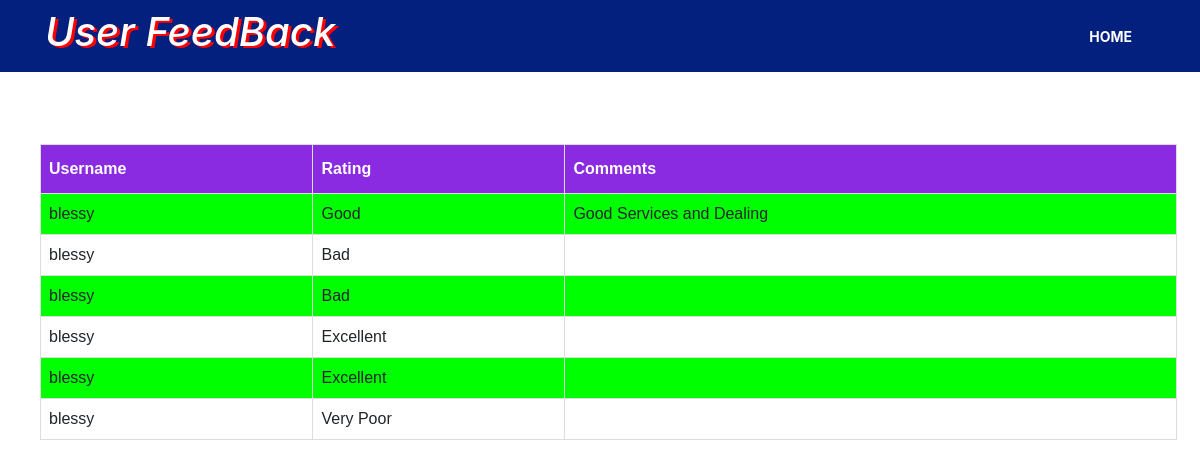
Screenshot of /viewadminfeedback with the database file from the repository.
### c1/models.py (models this page shows)
class feedback1(models.Model):
    name = models.CharField(max_length=100)
    email = models.CharField(max_length=100)
    comment = models.CharField(max_length=100)
    rate = models.CharField(max_length=100)

### c1/views.py (the view)
# urls.py: path('viewadminfeedback', views.viewadminfeedback, name='viewadminfeedback'),
def viewadminfeedback(request):
    userlist = feedback1.objects.all()
    return render(request, 'viewadminfeedback.html', {'user': userlist})

### templates/viewadminfeedback.html (shortened to what this page needs)
<!DOCTYPE html>
<html lang="en">
<head>
  <link rel="stylesheet" href="https://maxcdn.bootstrapcdn.com/bootstrap/4.4.1/css/bootstrap.min.css">
</head>
<body>
<nav class="navbar navbar-expand-lg navbar-dark bg-dark">
    <div class="container">
         <marquee behavior="slide" direction="left"><h1><i>User FeedBack</i></h1></marquee>
        <div class="col-auto">
            <div class="collapse navbar-collapse" id="navbarSupportedContent">
                <ul class="navbar-nav mr-auto">
                    <li class="nav-item active">
                        <a class="nav-link" href="adminlogout1">Home <span class="sr-only">(current)</span></a>
                    </li>
                </ul>
            </div>
        </div>
    </div>
</nav>
<br>
<br>
<br>
{% if user %}
<ol>
          <table id="customers">
                    <tr>
                              <th>Username</th>
                              <th>Rating</th>
                              <th>Comments</th>
                    </tr>
            {% for e in user %}
                            <tr>
                                <td>{{e.name}}</td>
                                <td>{{e.rate}}</td>
                                <td>{{e.comment}}</td>
                            </tr>
            {% endfor %}
          </table>
</ol>
{% endif %}
</body>
</html>

### templates/viewadminfeedback.html (style rules this page uses)
.bg-dark { background-color:#04207e !important; }
.navbar-dark .navbar-nav .nav-link { font-weight:700; font-size:14px; text-transform:uppercase; }
h1 { color: white; text-shadow: 3px 2px red; }
#customers { font-family: "Trebuchet MS", Arial, Helvetica, sans-serif; border-collapse: collapse; width: 98%; }
#customers td, #customers th { border: 1px solid #ddd; padding: 8px; }
#customers tr:nth-child(even) { background-color: #00FF00; }
#customers th { padding-top: 12px; padding-bottom: 12px; text-align: left; background-color: #8A2BE2; color: white; }

### rows the page displays
feedback1: name "blessy", rate "Good", comment "Good Services and Dealing"
feedback1: name "blessy", rate "Bad"
feedback1: name "blessy", rate "Bad"
feedback1: name "blessy", rate "Excellent"
feedback1: name "blessy", rate "Excellent"
feedback1: name "blessy", rate "Very Poor"
